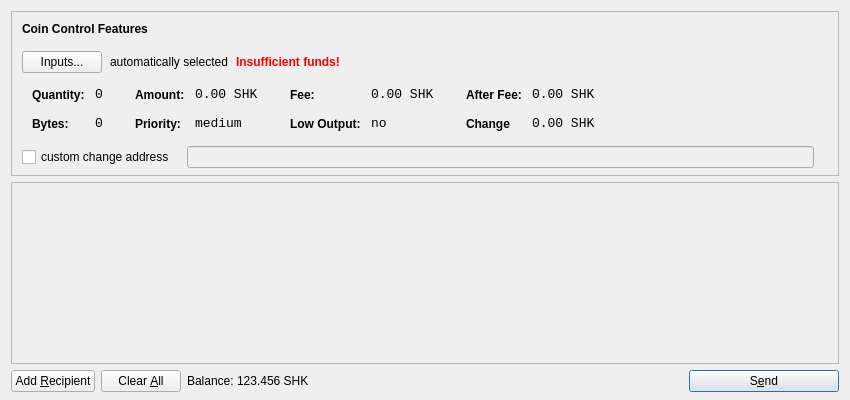
<?xml version="1.0" encoding="UTF-8"?>
<ui version="4.0">
 <class>SendCoinsDialog</class>
 <widget class="QDialog" name="SendCoinsDialog">
  <property name="geometry">
   <rect>
    <x>0</x>
    <y>0</y>
    <width>850</width>
    <height>400</height>
   </rect>
  </property>
  <property name="windowTitle">
   <string>Send Coins</string>
  </property>
  <layout class="QVBoxLayout" name="verticalLayout" stretch="0,1,0">
   <property name="bottomMargin">
    <number>8</number>
   </property>
   <item>
    <widget class="QFrame" name="frameCoinControl">
     <property name="sizePolicy">
      <sizepolicy hsizetype="Expanding" vsizetype="Expanding">
       <horstretch>0</horstretch>
       <verstretch>0</verstretch>
      </sizepolicy>
     </property>
     <property name="maximumSize">
      <size>
       <width>16777215</width>
       <height>16777215</height>
      </size>
     </property>
     <property name="frameShape">
      <enum>QFrame::StyledPanel</enum>
     </property>
     <property name="frameShadow">
      <enum>QFrame::Sunken</enum>
     </property>
     <layout class="QVBoxLayout" name="verticalLayoutCoinControl2">
      <property name="spacing">
       <number>-1</number>
      </property>
      <property name="leftMargin">
       <number>0</number>
      </property>
      <property name="topMargin">
       <number>0</number>
      </property>
      <property name="rightMargin">
       <number>0</number>
      </property>
      <property name="bottomMargin">
       <number>6</number>
      </property>
      <item>
       <layout class="QVBoxLayout" name="verticalLayoutCoinControl" stretch="0,0,0,0,1">
        <property name="spacing">
         <number>0</number>
        </property>
        <property name="leftMargin">
         <number>10</number>
        </property>
        <property name="topMargin">
         <number>10</number>
        </property>
        <item>
         <layout class="QHBoxLayout" name="horizontalLayoutCoinControl1">
          <property name="bottomMargin">
           <number>15</number>
          </property>
          <item>
           <widget class="QLabel" name="labelCoinControlFeatures">
            <property name="sizePolicy">
             <sizepolicy hsizetype="Preferred" vsizetype="Maximum">
              <horstretch>0</horstretch>
              <verstretch>0</verstretch>
             </sizepolicy>
            </property>
            <property name="font">
             <font>
              <weight>75</weight>
              <bold>true</bold>
             </font>
            </property>
            <property name="styleSheet">
             <string notr="true">font-weight:bold;</string>
            </property>
            <property name="text">
             <string>Coin Control Features</string>
            </property>
           </widget>
          </item>
         </layout>
        </item>
        <item>
         <layout class="QHBoxLayout" name="horizontalLayoutCoinControl2" stretch="0,0,0,0">
          <property name="spacing">
           <number>8</number>
          </property>
          <property name="bottomMargin">
           <number>10</number>
          </property>
          <item>
           <widget class="QPushButton" name="pushButtonCoinControl">
            <property name="styleSheet">
             <string notr="true"/>
            </property>
            <property name="text">
             <string>Inputs...</string>
            </property>
           </widget>
          </item>
          <item>
           <widget class="QLabel" name="labelCoinControlAutomaticallySelected">
            <property name="text">
             <string>automatically selected</string>
            </property>
            <property name="margin">
             <number>5</number>
            </property>
           </widget>
          </item>
          <item>
           <widget class="QLabel" name="labelCoinControlInsuffFunds">
            <property name="font">
             <font>
              <weight>75</weight>
              <bold>true</bold>
             </font>
            </property>
            <property name="styleSheet">
             <string notr="true">color:red;font-weight:bold;</string>
            </property>
            <property name="text">
             <string>Insufficient funds!</string>
            </property>
            <property name="margin">
             <number>5</number>
            </property>
           </widget>
          </item>
          <item>
           <spacer name="horizontalSpacerCoinControl">
            <property name="orientation">
             <enum>Qt::Horizontal</enum>
            </property>
            <property name="sizeHint" stdset="0">
             <size>
              <width>40</width>
              <height>1</height>
             </size>
            </property>
           </spacer>
          </item>
         </layout>
        </item>
        <item>
         <widget class="QWidget" name="widgetCoinControl" native="true">
          <property name="sizePolicy">
           <sizepolicy hsizetype="Preferred" vsizetype="Preferred">
            <horstretch>0</horstretch>
            <verstretch>0</verstretch>
           </sizepolicy>
          </property>
          <property name="minimumSize">
           <size>
            <width>0</width>
            <height>0</height>
           </size>
          </property>
          <property name="styleSheet">
           <string notr="true"/>
          </property>
          <layout class="QHBoxLayout" name="horizontalLayoutCoinControl5">
           <property name="margin">
            <number>0</number>
           </property>
           <item>
            <layout class="QHBoxLayout" name="horizontalLayoutCoinControl3" stretch="0,0,0,1">
             <property name="spacing">
              <number>20</number>
             </property>
             <property name="topMargin">
              <number>0</number>
             </property>
             <property name="bottomMargin">
              <number>10</number>
             </property>
             <item>
              <layout class="QFormLayout" name="formLayoutCoinControl1">
               <property name="horizontalSpacing">
                <number>10</number>
               </property>
               <property name="verticalSpacing">
                <number>14</number>
               </property>
               <property name="leftMargin">
                <number>10</number>
               </property>
               <property name="topMargin">
                <number>4</number>
               </property>
               <property name="rightMargin">
                <number>6</number>
               </property>
               <item row="0" column="0">
                <widget class="QLabel" name="labelCoinControlQuantityText">
                 <property name="styleSheet">
                  <string notr="true">font-weight:bold;</string>
                 </property>
                 <property name="text">
                  <string>Quantity:</string>
                 </property>
                 <property name="margin">
                  <number>0</number>
                 </property>
                </widget>
               </item>
               <item row="0" column="1">
                <widget class="QLabel" name="labelCoinControlQuantity">
                 <property name="font">
                  <font>
                   <family>Monospace</family>
                   <pointsize>10</pointsize>
                  </font>
                 </property>
                 <property name="cursor">
                  <cursorShape>IBeamCursor</cursorShape>
                 </property>
                 <property name="contextMenuPolicy">
                  <enum>Qt::ActionsContextMenu</enum>
                 </property>
                 <property name="text">
                  <string>0</string>
                 </property>
                 <property name="margin">
                  <number>0</number>
                 </property>
                 <property name="textInteractionFlags">
                  <set>Qt::LinksAccessibleByMouse|Qt::TextSelectableByKeyboard|Qt::TextSelectableByMouse</set>
                 </property>
                </widget>
               </item>
               <item row="1" column="0">
                <widget class="QLabel" name="labelCoinControlBytesText">
                 <property name="styleSheet">
                  <string notr="true">font-weight:bold;</string>
                 </property>
                 <property name="text">
                  <string>Bytes:</string>
                 </property>
                </widget>
               </item>
               <item row="1" column="1">
                <widget class="QLabel" name="labelCoinControlBytes">
                 <property name="font">
                  <font>
                   <family>Monospace</family>
                   <pointsize>10</pointsize>
                  </font>
                 </property>
                 <property name="cursor">
                  <cursorShape>IBeamCursor</cursorShape>
                 </property>
                 <property name="contextMenuPolicy">
                  <enum>Qt::ActionsContextMenu</enum>
                 </property>
                 <property name="text">
                  <string>0</string>
                 </property>
                 <property name="textInteractionFlags">
                  <set>Qt::LinksAccessibleByMouse|Qt::TextSelectableByKeyboard|Qt::TextSelectableByMouse</set>
                 </property>
                </widget>
               </item>
              </layout>
             </item>
             <item>
              <layout class="QFormLayout" name="formLayoutCoinControl2">
               <property name="horizontalSpacing">
                <number>10</number>
               </property>
               <property name="verticalSpacing">
                <number>14</number>
               </property>
               <property name="leftMargin">
                <number>6</number>
               </property>
               <property name="topMargin">
                <number>4</number>
               </property>
               <property name="rightMargin">
                <number>6</number>
               </property>
               <item row="0" column="0">
                <widget class="QLabel" name="labelCoinControlAmountText">
                 <property name="styleSheet">
                  <string notr="true">font-weight:bold;</string>
                 </property>
                 <property name="text">
                  <string>Amount:</string>
                 </property>
                 <property name="margin">
                  <number>0</number>
                 </property>
                </widget>
               </item>
               <item row="0" column="1">
                <widget class="QLabel" name="labelCoinControlAmount">
                 <property name="font">
                  <font>
                   <family>Monospace</family>
                   <pointsize>10</pointsize>
                  </font>
                 </property>
                 <property name="cursor">
                  <cursorShape>IBeamCursor</cursorShape>
                 </property>
                 <property name="contextMenuPolicy">
                  <enum>Qt::ActionsContextMenu</enum>
                 </property>
                 <property name="text">
                  <string notr="true">0.00 SHK</string>
                 </property>
                 <property name="textInteractionFlags">
                  <set>Qt::LinksAccessibleByMouse|Qt::TextSelectableByKeyboard|Qt::TextSelectableByMouse</set>
                 </property>
                </widget>
               </item>
               <item row="1" column="0">
                <widget class="QLabel" name="labelCoinControlPriorityText">
                 <property name="styleSheet">
                  <string notr="true">font-weight:bold;</string>
                 </property>
                 <property name="text">
                  <string>Priority:</string>
                 </property>
                </widget>
               </item>
               <item row="1" column="1">
                <widget class="QLabel" name="labelCoinControlPriority">
                 <property name="font">
                  <font>
                   <family>Monospace</family>
                   <pointsize>10</pointsize>
                  </font>
                 </property>
                 <property name="cursor">
                  <cursorShape>IBeamCursor</cursorShape>
                 </property>
                 <property name="contextMenuPolicy">
                  <enum>Qt::ActionsContextMenu</enum>
                 </property>
                 <property name="text">
                  <string>medium</string>
                 </property>
                 <property name="textInteractionFlags">
                  <set>Qt::LinksAccessibleByMouse|Qt::TextSelectableByKeyboard|Qt::TextSelectableByMouse</set>
                 </property>
                </widget>
               </item>
              </layout>
             </item>
             <item>
              <layout class="QFormLayout" name="formLayoutCoinControl3">
               <property name="horizontalSpacing">
                <number>10</number>
               </property>
               <property name="verticalSpacing">
                <number>14</number>
               </property>
               <property name="leftMargin">
                <number>6</number>
               </property>
               <property name="topMargin">
                <number>4</number>
               </property>
               <property name="rightMargin">
                <number>6</number>
               </property>
               <item row="0" column="0">
                <widget class="QLabel" name="labelCoinControlFeeText">
                 <property name="styleSheet">
                  <string notr="true">font-weight:bold;</string>
                 </property>
                 <property name="text">
                  <string>Fee:</string>
                 </property>
                 <property name="margin">
                  <number>0</number>
                 </property>
                </widget>
               </item>
               <item row="0" column="1">
                <widget class="QLabel" name="labelCoinControlFee">
                 <property name="font">
                  <font>
                   <family>Monospace</family>
                   <pointsize>10</pointsize>
                  </font>
                 </property>
                 <property name="cursor">
                  <cursorShape>IBeamCursor</cursorShape>
                 </property>
                 <property name="contextMenuPolicy">
                  <enum>Qt::ActionsContextMenu</enum>
                 </property>
                 <property name="text">
                  <string notr="true">0.00 SHK</string>
                 </property>
                 <property name="textInteractionFlags">
                  <set>Qt::LinksAccessibleByMouse|Qt::TextSelectableByKeyboard|Qt::TextSelectableByMouse</set>
                 </property>
                </widget>
               </item>
               <item row="1" column="0">
                <widget class="QLabel" name="labelCoinControlLowOutputText">
                 <property name="styleSheet">
                  <string notr="true">font-weight:bold;</string>
                 </property>
                 <property name="text">
                  <string>Low Output:</string>
                 </property>
                </widget>
               </item>
               <item row="1" column="1">
                <widget class="QLabel" name="labelCoinControlLowOutput">
                 <property name="font">
                  <font>
                   <family>Monospace</family>
                   <pointsize>10</pointsize>
                  </font>
                 </property>
                 <property name="cursor">
                  <cursorShape>IBeamCursor</cursorShape>
                 </property>
                 <property name="contextMenuPolicy">
                  <enum>Qt::ActionsContextMenu</enum>
                 </property>
                 <property name="text">
                  <string>no</string>
                 </property>
                 <property name="textInteractionFlags">
                  <set>Qt::LinksAccessibleByMouse|Qt::TextSelectableByKeyboard|Qt::TextSelectableByMouse</set>
                 </property>
                </widget>
               </item>
              </layout>
             </item>
             <item>
              <layout class="QFormLayout" name="formLayoutCoinControl4">
               <property name="horizontalSpacing">
                <number>10</number>
               </property>
               <property name="verticalSpacing">
                <number>14</number>
               </property>
               <property name="leftMargin">
                <number>6</number>
               </property>
               <property name="topMargin">
                <number>4</number>
               </property>
               <property name="rightMargin">
                <number>6</number>
               </property>
               <item row="0" column="0">
                <widget class="QLabel" name="labelCoinControlAfterFeeText">
                 <property name="styleSheet">
                  <string notr="true">font-weight:bold;</string>
                 </property>
                 <property name="text">
                  <string>After Fee:</string>
                 </property>
                 <property name="margin">
                  <number>0</number>
                 </property>
                </widget>
               </item>
               <item row="0" column="1">
                <widget class="QLabel" name="labelCoinControlAfterFee">
                 <property name="font">
                  <font>
                   <family>Monospace</family>
                   <pointsize>10</pointsize>
                  </font>
                 </property>
                 <property name="cursor">
                  <cursorShape>IBeamCursor</cursorShape>
                 </property>
                 <property name="contextMenuPolicy">
                  <enum>Qt::ActionsContextMenu</enum>
                 </property>
                 <property name="text">
                  <string notr="true">0.00 SHK</string>
                 </property>
                 <property name="textInteractionFlags">
                  <set>Qt::LinksAccessibleByMouse|Qt::TextSelectableByKeyboard|Qt::TextSelectableByMouse</set>
                 </property>
                </widget>
               </item>
               <item row="1" column="0">
                <widget class="QLabel" name="labelCoinControlChangeText">
                 <property name="styleSheet">
                  <string notr="true">font-weight:bold;</string>
                 </property>
                 <property name="text">
                  <string>Change</string>
                 </property>
                </widget>
               </item>
               <item row="1" column="1">
                <widget class="QLabel" name="labelCoinControlChange">
                 <property name="font">
                  <font>
                   <family>Monospace</family>
                   <pointsize>10</pointsize>
                  </font>
                 </property>
                 <property name="cursor">
                  <cursorShape>IBeamCursor</cursorShape>
                 </property>
                 <property name="contextMenuPolicy">
                  <enum>Qt::ActionsContextMenu</enum>
                 </property>
                 <property name="text">
                  <string notr="true">0.00 SHK</string>
                 </property>
                 <property name="textInteractionFlags">
                  <set>Qt::LinksAccessibleByMouse|Qt::TextSelectableByKeyboard|Qt::TextSelectableByMouse</set>
                 </property>
                </widget>
               </item>
              </layout>
             </item>
            </layout>
           </item>
          </layout>
         </widget>
        </item>
        <item>
         <layout class="QHBoxLayout" name="horizontalLayoutCoinControl4" stretch="0,0,0">
          <property name="spacing">
           <number>12</number>
          </property>
          <property name="sizeConstraint">
           <enum>QLayout::SetDefaultConstraint</enum>
          </property>
          <property name="topMargin">
           <number>5</number>
          </property>
          <property name="rightMargin">
           <number>5</number>
          </property>
          <item>
           <widget class="QCheckBox" name="checkBoxCoinControlChange">
            <property name="text">
             <string>custom change address</string>
            </property>
           </widget>
          </item>
          <item>
           <widget class="QLineEdit" name="lineEditCoinControlChange">
            <property name="enabled">
             <bool>false</bool>
            </property>
            <property name="sizePolicy">
             <sizepolicy hsizetype="Expanding" vsizetype="Fixed">
              <horstretch>0</horstretch>
              <verstretch>0</verstretch>
             </sizepolicy>
            </property>
           </widget>
          </item>
          <item>
           <widget class="QLabel" name="labelCoinControlChangeLabel">
            <property name="sizePolicy">
             <sizepolicy hsizetype="Preferred" vsizetype="Expanding">
              <horstretch>0</horstretch>
              <verstretch>0</verstretch>
             </sizepolicy>
            </property>
            <property name="minimumSize">
             <size>
              <width>0</width>
              <height>0</height>
             </size>
            </property>
            <property name="text">
             <string/>
            </property>
            <property name="margin">
             <number>3</number>
            </property>
           </widget>
          </item>
         </layout>
        </item>
        <item>
         <spacer name="verticalSpacerCoinControl">
          <property name="orientation">
           <enum>Qt::Vertical</enum>
          </property>
          <property name="sizeHint" stdset="0">
           <size>
            <width>800</width>
            <height>1</height>
           </size>
          </property>
         </spacer>
        </item>
       </layout>
      </item>
     </layout>
    </widget>
   </item>
   <item>
    <widget class="QScrollArea" name="scrollArea">
     <property name="widgetResizable">
      <bool>true</bool>
     </property>
     <widget class="QWidget" name="scrollAreaWidgetContents">
      <property name="geometry">
       <rect>
        <x>0</x>
        <y>0</y>
        <width>830</width>
        <height>165</height>
       </rect>
      </property>
      <layout class="QVBoxLayout" name="verticalLayout_2">
       <property name="margin">
        <number>0</number>
       </property>
       <item>
        <layout class="QVBoxLayout" name="entries">
         <property name="spacing">
          <number>6</number>
         </property>
        </layout>
       </item>
       <item>
        <spacer name="verticalSpacer">
         <property name="orientation">
          <enum>Qt::Vertical</enum>
         </property>
         <property name="sizeHint" stdset="0">
          <size>
           <width>20</width>
           <height>40</height>
          </size>
         </property>
        </spacer>
       </item>
      </layout>
     </widget>
    </widget>
   </item>
   <item>
    <layout class="QHBoxLayout" name="horizontalLayout">
     <item>
      <widget class="QPushButton" name="addButton">
       <property name="toolTip">
        <string>Send to multiple recipients at once</string>
       </property>
       <property name="text">
        <string>Add &amp;Recipient</string>
       </property>
       <property name="autoDefault">
        <bool>false</bool>
       </property>
      </widget>
     </item>
     <item>
      <widget class="QPushButton" name="clearButton">
       <property name="sizePolicy">
        <sizepolicy hsizetype="Minimum" vsizetype="Fixed">
         <horstretch>0</horstretch>
         <verstretch>0</verstretch>
        </sizepolicy>
       </property>
       <property name="toolTip">
        <string>Remove all transaction fields</string>
       </property>
       <property name="text">
        <string>Clear &amp;All</string>
       </property>
       <property name="autoRepeatDelay">
        <number>300</number>
       </property>
       <property name="autoDefault">
        <bool>false</bool>
       </property>
      </widget>
     </item>
     <item>
      <layout class="QHBoxLayout" name="horizontalLayout_2">
       <property name="spacing">
        <number>3</number>
       </property>
       <item>
        <widget class="QLabel" name="label">
         <property name="sizePolicy">
          <sizepolicy hsizetype="Preferred" vsizetype="Fixed">
           <horstretch>0</horstretch>
           <verstretch>0</verstretch>
          </sizepolicy>
         </property>
         <property name="text">
          <string>Balance:</string>
         </property>
        </widget>
       </item>
       <item>
        <widget class="QLabel" name="labelBalance">
         <property name="sizePolicy">
          <sizepolicy hsizetype="Preferred" vsizetype="Fixed">
           <horstretch>0</horstretch>
           <verstretch>0</verstretch>
          </sizepolicy>
         </property>
         <property name="cursor">
          <cursorShape>IBeamCursor</cursorShape>
         </property>
         <property name="text">
          <string notr="true">123.456 SHK</string>
         </property>
         <property name="textInteractionFlags">
          <set>Qt::LinksAccessibleByMouse|Qt::TextSelectableByKeyboard|Qt::TextSelectableByMouse</set>
         </property>
        </widget>
       </item>
      </layout>
     </item>
     <item>
      <spacer name="horizontalSpacer">
       <property name="orientation">
        <enum>Qt::Horizontal</enum>
       </property>
       <property name="sizeHint" stdset="0">
        <size>
         <width>40</width>
         <height>20</height>
        </size>
       </property>
      </spacer>
     </item>
     <item>
      <widget class="QPushButton" name="sendButton">
       <property name="minimumSize">
        <size>
         <width>150</width>
         <height>0</height>
        </size>
       </property>
       <property name="toolTip">
        <string>Confirm the send action</string>
       </property>
       <property name="text">
        <string>S&amp;end</string>
       </property>
       <property name="icon">
        <iconset resource="../bitcoin.qrc">
         <normaloff>:/icons/send</normaloff>:/icons/send</iconset>
       </property>
       <property name="default">
        <bool>true</bool>
       </property>
      </widget>
     </item>
    </layout>
   </item>
  </layout>
 </widget>
 <resources>
  <include location="../bitcoin.qrc"/>
 </resources>
 <connections/>
</ui>
